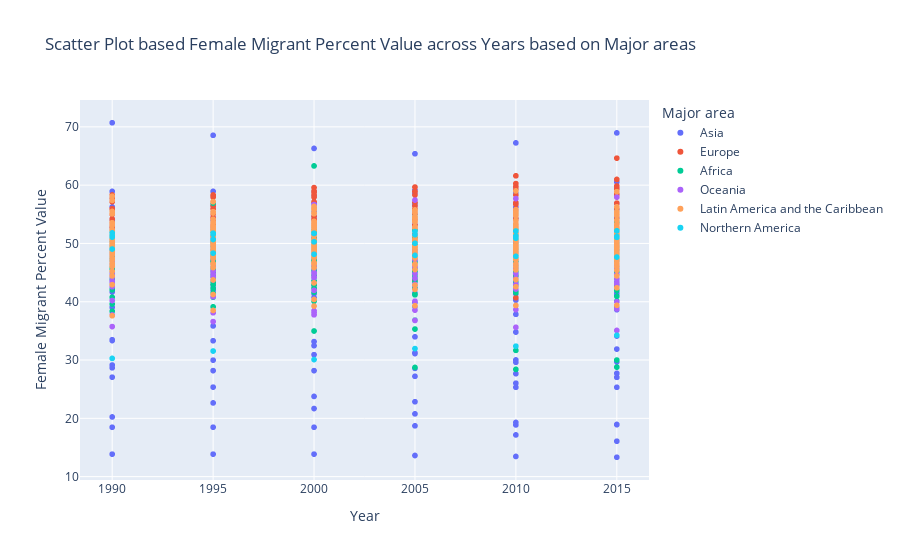

Write notebook code for a chart like this one.
### Code cell
# Female migrant Percent Value - Scatter Plot
import plotly.express as px
# Creating dataframe for only 'female' values
df = Data_Final_1[Data_Final_1['Sex'] == 'Female']
# Converting to float variable type
df['Female_Migrant_Pnct_Value'] = df['Female_Migrant_Pnct_Value'].astype(str).astype(float)
# Creating scatter plot with relevant variables
fig = px.scatter(df, x="Year", y="Female_Migrant_Pnct_Value",
                color="Major area",
                hover_name="Country or area",
                title = 'Scatter Plot based Female Migrant Percent Value across Years based on Major areas',
                labels = {
                 'Female_Migrant_Pnct_Value' : 'Female Migrant Percent Value'   
                })

# Calling plot to display
fig.show()

### Figure 1 — Plotly figure (JSON) as saved in the notebook; plotly's stock layout.template omitted (floating-point values rounded to 4 significant figures; data arrays with more than 128 entries replaced by an {"elided": "..."} marker saying what was removed)
{"data": [{"hovertemplate": "<b>%{hovertext}</b><br><br>Major area=Asia<br>Year=%{x}<br>Female Migrant Percent Value=%{y}<extra></extra>", "hovertext": {"elided": "300 str values"}, "legendgroup": "Asia", "marker": {"color": "#636efa", "symbol": "circle"}, "mode": "markers", "name": "Asia", "showlegend": true, "type": "scattergl", "x": {"elided": "300 str values"}, "xaxis": "x", "y": {"elided": "300 float values"}, "yaxis": "y"}, {"hovertemplate": "<b>%{hovertext}</b><br><br>Major area=Europe<br>Year=%{x}<br>Female Migrant Percent Value=%{y}<extra></extra>", "hovertext": {"elided": "288 str values"}, "legendgroup": "Europe", "marker": {"color": "#EF553B", "symbol": "circle"}, "mode": "markers", "name": "Europe", "showlegend": true, "type": "scattergl", "x": {"elided": "288 str values"}, "xaxis": "x", "y": {"elided": "288 float values"}, "yaxis": "y"}, {"hovertemplate": "<b>%{hovertext}</b><br><br>Major area=Africa<br>Year=%{x}<br>Female Migrant Percent Value=%{y}<extra></extra>", "hovertext": {"elided": "348 str values"}, "legendgroup": "Africa", "marker": {"color": "#00cc96", "symbol": "circle"}, "mode": "markers", "name": "Africa", "showlegend": true, "type": "scattergl", "x": {"elided": "348 str values"}, "xaxis": "x", "y": {"elided": "348 float values"}, "yaxis": "y"}, {"hovertemplate": "<b>%{hovertext}</b><br><br>Major area=Oceania<br>Year=%{x}<br>Female Migrant Percent Value=%{y}<extra></extra>", "hovertext": {"elided": "138 str values"}, "legendgroup": "Oceania", "marker": {"color": "#ab63fa", "symbol": "circle"}, "mode": "markers", "name": "Oceania", "showlegend": true, "type": "scattergl", "x": {"elided": "138 str values"}, "xaxis": "x", "y": {"elided": "138 float values"}, "yaxis": "y"}, {"hovertemplate": "<b>%{hovertext}</b><br><br>Major area=Latin America and the Caribbean<br>Year=%{x}<br>Female Migrant Percent Value=%{y}<extra></extra>", "hovertext": {"elided": "288 str values"}, "legendgroup": "Latin America and the Caribbean", "marker": {"color": "#FFA15A", "symbol": "circle"}, "mode": "markers", "name": "Latin America and the Caribbean", "showlegend": true, "type": "scattergl", "x": {"elided": "288 str values"}, "xaxis": "x", "y": {"elided": "288 float values"}, "yaxis": "y"}, {"hovertemplate": "<b>%{hovertext}</b><br><br>Major area=Northern America<br>Year=%{x}<br>Female Migrant Percent Value=%{y}<extra></extra>", "hovertext": ["Bermuda", "Bermuda", "Bermuda", "Bermuda", "Bermuda", "Bermuda", "Canada", "Canada", "Canada", "Canada", "Canada", "Canada", "Greenland", "Greenland", "Greenland", "Greenland", "Greenland", "Greenland", "Saint Pierre and Miquelon", "Saint Pierre and Miquelon", "Saint Pierre and Miquelon", "Saint Pierre and Miquelon", "Saint Pierre and Miquelon", "Saint Pierre and Miquelon", "United States of America", "United States of America", "United States of America", "United States of America", "United States of America", "United States of America"], "legendgroup": "Northern America", "marker": {"color": "#19d3f3", "symbol": "circle"}, "mode": "markers", "name": "Northern America", "showlegend": true, "type": "scattergl", "x": ["1990", "1995", "2000", "2005", "2010", "2015", "1990", "1995", "2000", "2005", "2010", "2015", "1990", "1995", "2000", "2005", "2010", "2015", "1990", "1995", "2000", "2005", "2010", "2015", "1990", "1995", "2000", "2005", "2010", "2015"], "xaxis": "x", "y": [51.81, 51.76, 51.71, 51.49, 51.27, 51.19, 51.32, 51.57, 51.76, 52.03, 52.13, 52.16, 30.28, 31.54, 30.08, 31.96, 32.38, 34.25, 49.04, 48.33, 48.15, 47.95, 47.79, 47.67, 51.09, 50.68, 50.28, 50.04, 50.9, 51.05], "yaxis": "y"}], "layout": {"legend": {"title": {"text": "Major area"}, "tracegroupgap": 0}, "title": {"text": "Scatter Plot based Female Migrant Percent Value across Years based on Major areas"}, "xaxis": {"anchor": "y", "domain": [0, 1], "title": {"text": "Year"}}, "yaxis": {"anchor": "x", "domain": [0, 1], "title": {"text": "Female Migrant Percent Value"}}}}
